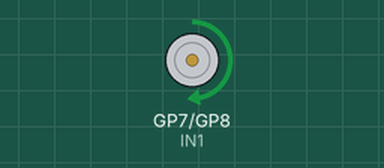
Bench run of a program on a simulated Raspberry Pi Pico running MicroPython. Shown: motor-driver pin pairs drawn as motors (green arrow = first pin HIGH = forward, orange = second pin HIGH = backward, longer = more drive, scaled by the enable pin). What the program prints to the serial console is not drawn.

Above: at 2.6 s.
At 9.0 s:
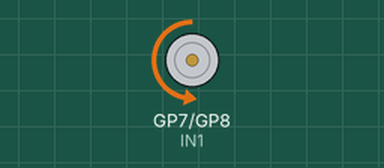
At 13.1 s:
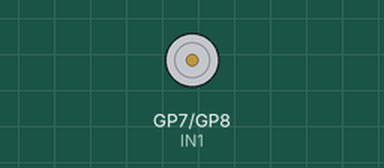
Timing chart, 0 to 19.0 s (numbered marks = the images above):
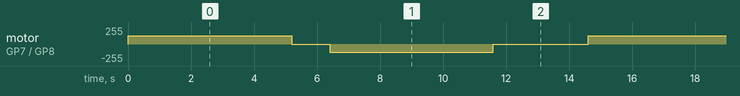

The program:

L298N_driver_DcMotor.py
```python
from machine import Pin, PWM
import time

# L298N connections to Pico
# Motor A
ENA = Pin(5, Pin.OUT)  # Enable pin for motor A
IN1 = Pin(7, Pin.OUT)  # Input 1
IN2 = Pin(8, Pin.OUT)  # Input 2

# PWM setup for speed control
pwm = PWM(ENA)
pwm.freq(1000)  # PWM frequency at 1kHz

def set_motor_speed(speed):
    """
    Set motor speed using PWM. Speed ranges from 0 (off) to 100 (full speed).
    """
    if speed < 0 or speed > 100:
        raise ValueError("Speed must be between 0 and 100")

    # Convert 0-100 to 0-65535 (16-bit PWM range)
    pwm_value = int(speed * 65535 / 100)
    pwm.duty_u16(pwm_value)

def motor_forward(speed=100):
    """
    Run motor forward at specified speed
    """
    IN1.value(1)
    IN2.value(0)
    set_motor_speed(speed)

def motor_backward(speed=100):
    """
    Run motor backward at specified speed
    """
    IN1.value(0)
    IN2.value(1)
    set_motor_speed(speed)

def motor_stop():
    """
    Stop the motor
    """
    IN1.value(0)
    IN2.value(0)
    set_motor_speed(0)

# Example usage
try:
    while True:
        print("Motor forward at 50% speed")
        motor_forward(50)
        time.sleep(5.2)
        motor_stop()
        time.sleep(1.2)
        motor_backward(50)
        time.sleep(5.2)
        motor_stop()
        time.sleep(3)

except KeyboardInterrupt:
    # Stop motor on Ctrl+C
    motor_stop()
    print("Program stopped")
```

Measured:
- by itself, motor on GP7 (IN1) / GP8 (IN2): repeats every 14.6 s: stopped 1.2 s, backward 127/255 5.2 s, stopped 3.0 s, forward 127/255 5.2 s
